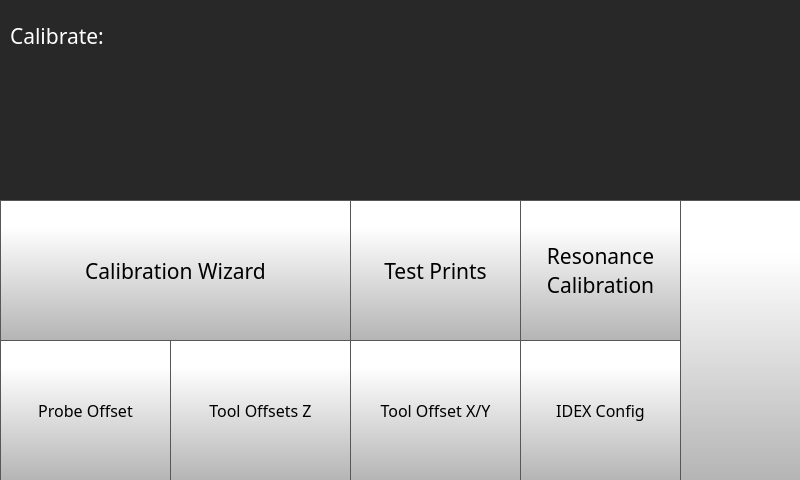
<?xml version="1.0" encoding="UTF-8"?>
<ui version="4.0">
 <class>calibratePage</class>
 <widget class="QWidget" name="calibratePage">
  <property name="geometry">
   <rect>
    <x>0</x>
    <y>0</y>
    <width>800</width>
    <height>480</height>
   </rect>
  </property>
  <property name="minimumSize">
   <size>
    <width>800</width>
    <height>480</height>
   </size>
  </property>
  <property name="maximumSize">
   <size>
    <width>800</width>
    <height>480</height>
   </size>
  </property>
  <property name="windowTitle">
   <string>Form</string>
  </property>
  <property name="styleSheet">
   <string notr="true">background-color: rgb(40, 40, 40);
</string>
  </property>
  <widget class="QToolButton" name="toolOffsetZButton">
   <property name="geometry">
    <rect>
     <x>170</x>
     <y>340</y>
     <width>181</width>
     <height>141</height>
    </rect>
   </property>
   <property name="font">
    <font>
     <family>Gotham</family>
     <pointsize>12</pointsize>
    </font>
   </property>
   <property name="styleSheet">
    <string notr="true">QToolButton {

     border: 1px solid rgb(87, 87, 87);
	background-color: qlineargradient(spread:pad, x1:0, y1:1, x2:0, y2:0.188, stop:0 rgba(180, 180, 180, 255), stop:1 rgba(255, 255, 255, 255));



}

QToolButton:pressed {
    background-color: qlineargradient(x1: 0, y1: 0, x2: 0, y2: 1,
                                      stop: 0 #dadbde, stop: 1 #f6f7fa);
}

QToolButton:flat {
    border: none; /* no border for a flat push button */
}

QToolButton:default {
    border-color: navy; /* make the default button prominent */
}

QToolButton:focus {
	outline: none;
}</string>
   </property>
   <property name="text">
    <string>Tool Offsets Z</string>
   </property>
   <property name="icon">
    <iconset>
     <normaloff>templates/img/Tool Z Offset Icon.png</normaloff>templates/img/Tool Z Offset Icon.png</iconset>
   </property>
   <property name="iconSize">
    <size>
     <width>70</width>
     <height>70</height>
    </size>
   </property>
   <property name="toolButtonStyle">
    <enum>Qt::ToolButtonTextUnderIcon</enum>
   </property>
  </widget>
  <widget class="QToolButton" name="testPrintsButton">
   <property name="geometry">
    <rect>
     <x>350</x>
     <y>200</y>
     <width>171</width>
     <height>141</height>
    </rect>
   </property>
   <property name="font">
    <font>
     <family>Gotham</family>
     <pointsize>16</pointsize>
    </font>
   </property>
   <property name="styleSheet">
    <string notr="true">QToolButton {
     border: 1px solid rgb(87, 87, 87);
	background-color: qlineargradient(spread:pad, x1:0, y1:1, x2:0, y2:0.188, stop:0 rgba(180, 180, 180, 255), stop:1 rgba(255, 255, 255, 255));


}

QToolButton:pressed {
    background-color: qlineargradient(x1: 0, y1: 0, x2: 0, y2: 1,
                                      stop: 0 #dadbde, stop: 1 #f6f7fa);
}

QToolButton:flat {
    border: none; /* no border for a flat push button */
}

QToolButton:default {
    border-color: navy; /* make the default button prominent */
}

QToolButton:focus {
	outline: none;
}</string>
   </property>
   <property name="text">
    <string>Test Prints</string>
   </property>
   <property name="icon">
    <iconset>
     <normaloff>templates/img/3d-printing.png</normaloff>templates/img/3d-printing.png</iconset>
   </property>
   <property name="iconSize">
    <size>
     <width>70</width>
     <height>70</height>
    </size>
   </property>
   <property name="toolButtonStyle">
    <enum>Qt::ToolButtonTextUnderIcon</enum>
   </property>
  </widget>
  <widget class="QToolButton" name="inputShaperCalibrateButton">
   <property name="geometry">
    <rect>
     <x>520</x>
     <y>200</y>
     <width>161</width>
     <height>141</height>
    </rect>
   </property>
   <property name="font">
    <font>
     <family>Gotham</family>
     <pointsize>16</pointsize>
    </font>
   </property>
   <property name="styleSheet">
    <string notr="true">QToolButton {
     border: 1px solid rgb(87, 87, 87);
	background-color: qlineargradient(spread:pad, x1:0, y1:1, x2:0, y2:0.188, stop:0 rgba(180, 180, 180, 255), stop:1 rgba(255, 255, 255, 255));


}

QToolButton:pressed {
    background-color: qlineargradient(x1: 0, y1: 0, x2: 0, y2: 1,
                                      stop: 0 #dadbde, stop: 1 #f6f7fa);
}

QToolButton:flat {
    border: none; /* no border for a flat push button */
}

QToolButton:default {
    border-color: navy; /* make the default button prominent */
}

QToolButton:focus {
	outline: none;
}</string>
   </property>
   <property name="text">
    <string>Resonance 
Calibration</string>
   </property>
   <property name="icon">
    <iconset>
     <normaloff>templates/img/Input Shaper.png</normaloff>templates/img/Input Shaper.png</iconset>
   </property>
   <property name="iconSize">
    <size>
     <width>70</width>
     <height>70</height>
    </size>
   </property>
   <property name="toolButtonStyle">
    <enum>Qt::ToolButtonTextUnderIcon</enum>
   </property>
  </widget>
  <widget class="QToolButton" name="idexCalibrationWizardButton">
   <property name="geometry">
    <rect>
     <x>520</x>
     <y>340</y>
     <width>161</width>
     <height>141</height>
    </rect>
   </property>
   <property name="font">
    <font>
     <family>Gotham</family>
     <pointsize>12</pointsize>
    </font>
   </property>
   <property name="styleSheet">
    <string notr="true">QToolButton {

     border: 1px solid rgb(87, 87, 87);
	background-color: qlineargradient(spread:pad, x1:0, y1:1, x2:0, y2:0.188, stop:0 rgba(180, 180, 180, 255), stop:1 rgba(255, 255, 255, 255));



}

QToolButton:pressed {
    background-color: qlineargradient(x1: 0, y1: 0, x2: 0, y2: 1,
                                      stop: 0 #dadbde, stop: 1 #f6f7fa);
}

QToolButton:flat {
    border: none; /* no border for a flat push button */
}

QToolButton:default {
    border-color: navy; /* make the default button prominent */
}

QToolButton:focus {
	outline: none;
}</string>
   </property>
   <property name="text">
    <string>IDEX Config</string>
   </property>
   <property name="icon">
    <iconset>
     <normaloff>templates/img/IDEX.png</normaloff>templates/img/IDEX.png</iconset>
   </property>
   <property name="iconSize">
    <size>
     <width>70</width>
     <height>70</height>
    </size>
   </property>
   <property name="toolButtonStyle">
    <enum>Qt::ToolButtonTextUnderIcon</enum>
   </property>
  </widget>
  <widget class="QToolButton" name="nozzleOffsetButton">
   <property name="geometry">
    <rect>
     <x>0</x>
     <y>340</y>
     <width>171</width>
     <height>141</height>
    </rect>
   </property>
   <property name="font">
    <font>
     <family>Gotham</family>
     <pointsize>12</pointsize>
    </font>
   </property>
   <property name="styleSheet">
    <string notr="true">QToolButton {

     border: 1px solid rgb(87, 87, 87);
	background-color: qlineargradient(spread:pad, x1:0, y1:1, x2:0, y2:0.188, stop:0 rgba(180, 180, 180, 255), stop:1 rgba(255, 255, 255, 255));



}

QToolButton:pressed {
    background-color: qlineargradient(x1: 0, y1: 0, x2: 0, y2: 1,
                                      stop: 0 #dadbde, stop: 1 #f6f7fa);
}

QToolButton:flat {
    border: none; /* no border for a flat push button */
}

QToolButton:default {
    border-color: navy; /* make the default button prominent */
}

QToolButton:focus {
	outline: none;
}</string>
   </property>
   <property name="text">
    <string>Probe Offset</string>
   </property>
   <property name="icon">
    <iconset>
     <normaloff>templates/img/Nozzle Offset Icon.png</normaloff>templates/img/Nozzle Offset Icon.png</iconset>
   </property>
   <property name="iconSize">
    <size>
     <width>70</width>
     <height>70</height>
    </size>
   </property>
   <property name="toolButtonStyle">
    <enum>Qt::ToolButtonTextUnderIcon</enum>
   </property>
  </widget>
  <widget class="QLabel" name="calibrateLabel">
   <property name="geometry">
    <rect>
     <x>10</x>
     <y>20</y>
     <width>231</width>
     <height>31</height>
    </rect>
   </property>
   <property name="font">
    <font>
     <family>Gotham</family>
     <pointsize>16</pointsize>
     <bold>false</bold>
    </font>
   </property>
   <property name="styleSheet">
    <string notr="true">color: rgb(255, 255, 255);</string>
   </property>
   <property name="text">
    <string>Calibrate:</string>
   </property>
  </widget>
  <widget class="QToolButton" name="calibrationWizardButton">
   <property name="geometry">
    <rect>
     <x>0</x>
     <y>200</y>
     <width>351</width>
     <height>141</height>
    </rect>
   </property>
   <property name="font">
    <font>
     <family>Gotham</family>
     <pointsize>16</pointsize>
    </font>
   </property>
   <property name="styleSheet">
    <string notr="true">QToolButton {
     border: 1px solid rgb(87, 87, 87);
	background-color: qlineargradient(spread:pad, x1:0, y1:1, x2:0, y2:0.188, stop:0 rgba(180, 180, 180, 255), stop:1 rgba(255, 255, 255, 255));


}

QToolButton:pressed {
    background-color: qlineargradient(x1: 0, y1: 0, x2: 0, y2: 1,
                                      stop: 0 #dadbde, stop: 1 #f6f7fa);
}

QToolButton:flat {
    border: none; /* no border for a flat push button */
}

QToolButton:default {
    border-color: navy; /* make the default button prominent */
}

QToolButton:focus {
	outline: none;
}</string>
   </property>
   <property name="text">
    <string>Calibration Wizard</string>
   </property>
   <property name="icon">
    <iconset>
     <normaloff>templates/img/magic-wand.png</normaloff>templates/img/magic-wand.png</iconset>
   </property>
   <property name="iconSize">
    <size>
     <width>70</width>
     <height>70</height>
    </size>
   </property>
   <property name="toolButtonStyle">
    <enum>Qt::ToolButtonTextUnderIcon</enum>
   </property>
  </widget>
  <widget class="QPushButton" name="calibrateBackButton">
   <property name="geometry">
    <rect>
     <x>680</x>
     <y>200</y>
     <width>122</width>
     <height>281</height>
    </rect>
   </property>
   <property name="minimumSize">
    <size>
     <width>0</width>
     <height>0</height>
    </size>
   </property>
   <property name="font">
    <font>
     <family>Gotham Light</family>
     <pointsize>16</pointsize>
    </font>
   </property>
   <property name="styleSheet">
    <string notr="true">QPushButton {
     border: 1px solid rgb(87, 87, 87);
	background-color: qlineargradient(spread:pad, x1:0, y1:1, x2:0, y2:0.188, stop:0 rgba(180, 180, 180, 255), stop:1 rgba(255, 255, 255, 255));


}

QPushButton:pressed {
    background-color: qlineargradient(x1: 0, y1: 0, x2: 0, y2: 1,
                                      stop: 0 #dadbde, stop: 1 #f6f7fa);
}

QPushButton:flat {
    border: none; /* no border for a flat push button */
}

QPushButton:default {
    border-color: navy; /* make the default button prominent */
}</string>
   </property>
   <property name="text">
    <string/>
   </property>
   <property name="icon">
    <iconset>
     <normaloff>templates/img/arrows-4.png</normaloff>templates/img/arrows-4.png</iconset>
   </property>
   <property name="iconSize">
    <size>
     <width>70</width>
     <height>70</height>
    </size>
   </property>
   <property name="checkable">
    <bool>false</bool>
   </property>
   <property name="autoDefault">
    <bool>false</bool>
   </property>
   <property name="default">
    <bool>false</bool>
   </property>
   <property name="flat">
    <bool>false</bool>
   </property>
  </widget>
  <widget class="QToolButton" name="toolOffsetXYButton">
   <property name="geometry">
    <rect>
     <x>350</x>
     <y>340</y>
     <width>171</width>
     <height>141</height>
    </rect>
   </property>
   <property name="font">
    <font>
     <family>Gotham</family>
     <pointsize>12</pointsize>
    </font>
   </property>
   <property name="styleSheet">
    <string notr="true">QToolButton {

     border: 1px solid rgb(87, 87, 87);
	background-color: qlineargradient(spread:pad, x1:0, y1:1, x2:0, y2:0.188, stop:0 rgba(180, 180, 180, 255), stop:1 rgba(255, 255, 255, 255));

url(:/icons/img/Tool Offset Icon.png)

}

QToolButton:pressed {
    background-color: qlineargradient(x1: 0, y1: 0, x2: 0, y2: 1,
                                      stop: 0 #dadbde, stop: 1 #f6f7fa);
}

QToolButton:flat {
    border: none; /* no border for a flat push button */
}

QToolButton:default {
    border-color: navy; /* make the default button prominent */
}

QToolButton:focus {
	outline: none;
}</string>
   </property>
   <property name="text">
    <string>Tool Offset X/Y</string>
   </property>
   <property name="icon">
    <iconset>
     <normaloff>templates/img/Tool Offset Icon.png</normaloff>templates/img/Tool Offset Icon.png</iconset>
   </property>
   <property name="iconSize">
    <size>
     <width>70</width>
     <height>70</height>
    </size>
   </property>
   <property name="toolButtonStyle">
    <enum>Qt::ToolButtonTextUnderIcon</enum>
   </property>
  </widget>
 </widget>
 <resources>
  <include location="templates/resources_qt.qrc"/>
 </resources>
 <connections/>
</ui>
